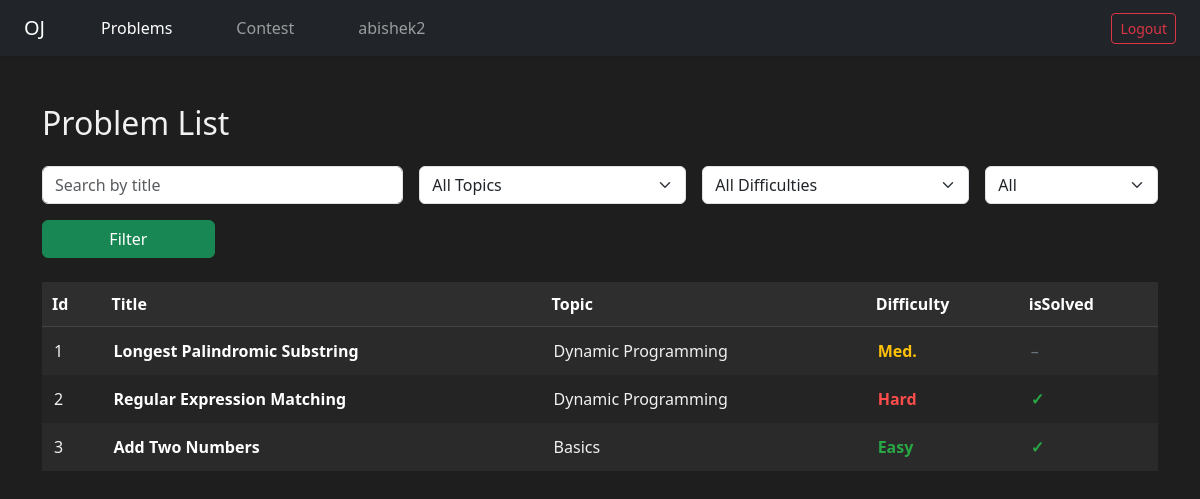
The app's page /problems/ (signed in) with its own data.
### problems/models.py (models this page shows, shortened)
class Problem(models.Model):
    DIFFICULTY = [
        ('Easy', 'Easy'),
        ('Medium', 'Medium'),
        ('Hard', 'Hard'),
    ]
    title = models.CharField(max_length=50)
    description = models.TextField()
    difficulty = models.CharField(max_length=10, choices=DIFFICULTY)
    input_testcase = models.TextField()
    output_testcase = models.TextField()
    testcase_explanation = models.TextField()
    isSolved = models.BooleanField(default=False)
    topic = models.CharField(max_length=50)
    constraints = models.TextField()

### problems/views.py (the view)
# urls.py: path('', problem_list, name='problem_list'),
@login_required(login_url='/login/')
def problem_list(request):
    search_query = request.GET.get("search", "")
    selected_topic = request.GET.get("topic", "")
    selected_difficulty = request.GET.get("difficulty", "")
    solved_filter = request.GET.get("solved", "")
    problems = Problem.objects.all()
    if search_query:
        problems = problems.filter(title__icontains=search_query)
    if selected_topic:
        problems = problems.filter(topic=selected_topic)
    if selected_difficulty:
        problems = problems.filter(difficulty=selected_difficulty)
    if solved_filter == "solved":
        problems = problems.filter(isSolved=True)
    elif solved_filter == "unsolved":
        problems = problems.filter(isSolved=False)
    all_topics = Problem.objects.values_list("topic", flat=True).distinct()
    all_difficulties = Problem.objects.values_list("difficulty", flat=True).distinct()
    context = {
        "problemlist": problems,
        "search_query": search_query,
        "selected_topic": selected_topic,
        "selected_difficulty": selected_difficulty,
        "solved_filter": solved_filter,
        "all_topics": all_topics,
        "all_difficulties": all_difficulties,
    }
    return render(request, "problem_list.html", context)

### problems/templates/problem_list.html (shortened to what this page needs)
<!DOCTYPE html>
<html lang="en">
<head>
    <link href="https://cdn.jsdelivr.net/npm/bootstrap@5.3.0/dist/css/bootstrap.min.css" rel="stylesheet">
</head>
<body>
    <nav class="navbar navbar-expand-lg navbar-dark bg-dark shadow-sm px-4">
    <a class="navbar-brand me-5" href="{% url 'problem_list' %}">OJ</a>
    <div class="collapse navbar-collapse">
        <ul class="navbar-nav me-auto">
        <li class="nav-item me-5">
            <a class="nav-link {% if request.path == '/problems/' %}active{% endif %}" href="{% url 'problem_list' %}">Problems</a>
        </li>
        <li class="nav-item me-5">
            <a class="nav-link {% if request.path == '/contest/' %}active{% endif %}" href="{% url 'contest_list' %}">Contest</a>
        </li>
        <li class="nav-item me-5">
            <a class="nav-link {% if request.path == '/userprofile/' %}active{% endif %}" href="{% url 'user_profile' %}">{{ request.user.username }}</a>
        </li>
        </ul>
        <form method="post" action="{% url 'logout-user' %}" class="d-flex">
        <button class="btn btn-outline-danger btn-sm" type="submit">Logout</button>
        </form>
    </div>
    </nav>
    <div class="container mt-5">
        <h2 class="mb-4">Problem List</h2>
        <form method="get" class="row g-3 mb-4">
            <div class="col-md-4">
                <input type="text" name="search" class="form-control" placeholder="Search by title"
                    value="{{ search_query }}">
            </div>
            <div class="col-md-3">
                <select name="topic" class="form-select">
                    <option value="">All Topics</option>
                </select>
            </div>
            <div class="col-md-3">
                <select name="difficulty" class="form-select">
                    <option value="">All Difficulties</option>
                </select>
            </div>
            <div class="col-md-2">
                <select name="solved" class="form-select">
                    <option value="">All</option>
                </select>
            </div>
            <div class="col-md-2">
                <button type="submit" class="btn btn-success w-100">Filter</button>
            </div>
        </form>
        <table class="custom-table">
            <thead>
                <tr>
                    <th>Id</th>
                    <th>Title</th>
                    <th>Topic</th>
                    <th>Difficulty</th>
                    <th>isSolved</th>
                </tr>
            </thead>
            <tbody>
                {% for problem in problemlist %}
                <tr class="{% cycle 'row-dark' 'row-darker' %}">
                    <td>{{ forloop.counter }}</td>
                    <td>
                        <a href="{% url 'problem_detail' problem.id %}" class="problem-link">
                            {{ problem.title }}
                        </a>
                    </td>
                    <td>{{ problem.topic }}</td>
                    <td>
                        {% if problem.difficulty|lower == 'easy' %}
                        <span class="text-green">Easy</span>
                        {% elif problem.difficulty|lower == 'medium' %}
                        <span class="text-yellow">Med.</span>
                        {% elif problem.difficulty|lower == 'hard' %}
                        <span class="text-red">Hard</span>
                        {% else %}
                        {{ problem.difficulty }}
                        {% endif %}
                    </td>
                    <td>
                        {% if problem.isSolved %}
                        <span class="checkmark">&#10003;</span>
                        {% else %}
                        <span class="muted">–</span>
                        {% endif %}
                    </td>
                </tr>
                {% empty %}
                <tr>
                    <td colspan="5" class="text-center muted">No problems available</td>
                </tr>
                {% endfor %}
            </tbody>
        </table>
    </div>
</body>
</html>

### problems/templates/problem_list.html (style rules this page uses)
body { background-color: #1e1e1e; color: #f1f1f1; font-family: 'Segoe UI', sans-serif; }
.custom-table { width: 100%; border-collapse: collapse; }
.custom-table th { background-color: #2e2e2e; color: #fff; padding: 10px; text-align: left; font-weight: bold; border-bottom: 1px solid #444; }
.custom-table td { padding: 12px; border: none; }
.row-dark { background-color: #2a2a2a; }
.row-darker { background-color: #242424; }
.text-green { color: #28a745; font-weight: bold; }
.text-yellow { color: #ffc107; font-weight: bold; }
.text-red { color: #ff4d4d; font-weight: bold; }
.problem-link { color: #ffffff; font-weight: 600; text-decoration: none; }
.checkmark { color: #28a745; font-weight: bold; }
.muted { color: #6c757d; }

### records on screen
Problem: title "Longest Palindromic Substring", topic "Dynamic Programming", difficulty "Med."
Problem: title "Regular Expression Matching", topic "Dynamic Programming", difficulty "Hard"
Problem: title "Add Two Numbers", topic "Basics", difficulty "Easy"

### other values on screen
{{ request.user.username }} "abishek2"
